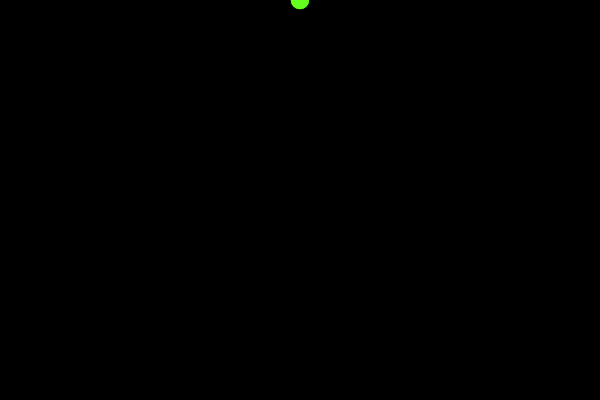
Frame 1 (no input)
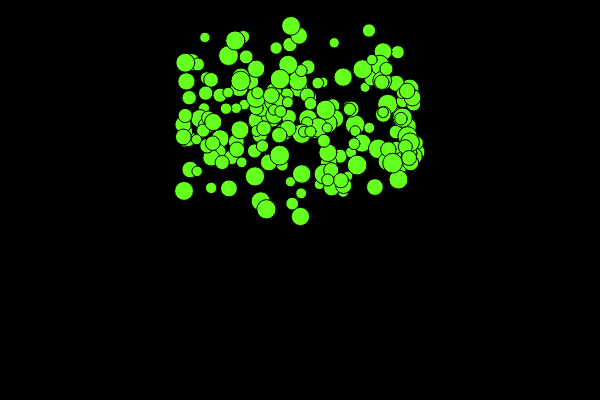
Frame 60 (no input)
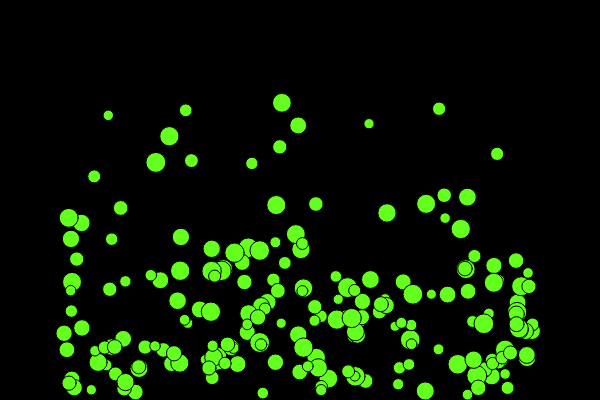
Frame 120 (the mouse pressed at the canvas centre since frame 60)

The p5.js sketch that drew these frames (run headless with seeded random() and noise() and a simulated clock; from frame 60 on, the mouse is pressed at the canvas centre):

// p5.js sketch
// ── sketch.js
// p5 03
// Ira Greenberg, 2016

//var x, y, spdX, spdY;
var count = 200;
var pos = [];
var spd = [];
var radii = [];
var gravity = [];
var friction, damping;

function setup(){
	createCanvas(600, 400);
	for(var i=0; i<count; i++){
		pos.push(new p5.Vector(width/2, 0));
		spd.push(new p5.Vector(-2+Math.random()*4, Math.random()*2));
		radii.push(random(5, 10));
		gravity.push(random(.01, .06));
		friction = .875;
		damping = .786;
	}
	//console.log(pos);
}

function draw(){
	background(0);
	fill(100, 255, 30);

	for(var i=0; i<count; i++){
		ellipse(pos[i].x, pos[i].y, radii[i]*2, radii[i]*2);
		pos[i].x += spd[i].x;
		spd[i].y += gravity[i];
		pos[i].y += spd[i].y;
		checkCollisions(pos[i], spd[i], radii[i]);
	}
}

	function checkCollisions(pos, spd, rad){
		if (pos.x > width - rad) {
			spd.x *= -1;
		} else if (pos.x < rad) {
			spd.x *= -1;
		}

		if (pos.y > height - rad) {
			pos.y = height - rad
			spd.y *= -1;
			spd.y *= damping;
			spd.x *= friction;
		} 
	}
